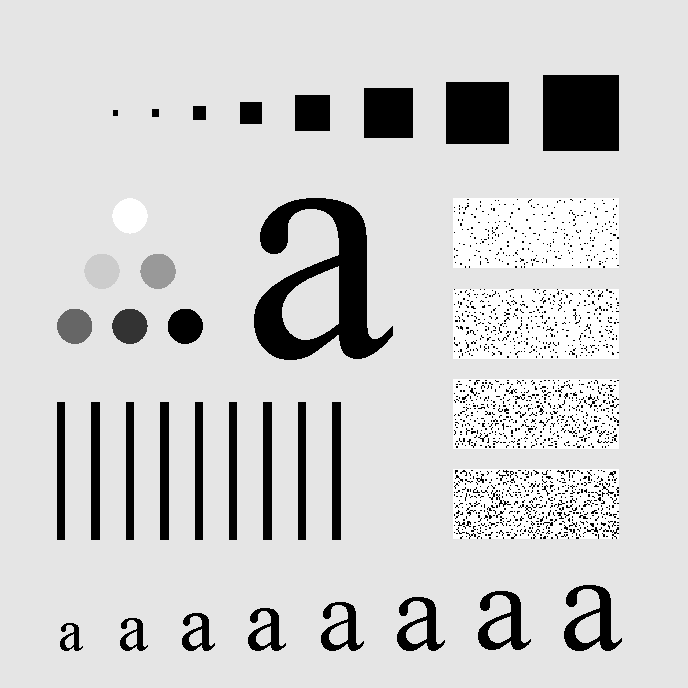
#> input picture photos/Characters Test Pattern 688x688.tif, 688 x 688 px
$ jupyter execute b-ideal-low-pass-filter.ipynb
#> lines starting #> are read from the running program, lines starting #| are printed output that depends on the picture
[cell 1]
import cv2
import numpy as np
import matplotlib.pyplot as plt

[cell 2]
originalImage = cv2.imread("../photos/Characters Test Pattern 688x688.tif", cv2.IMREAD_GRAYSCALE)
#> originalImage is the input picture: shape (688, 688); min 0, max 255, mean 207.3
#originalImage = cv2.resize(originalImage, (512, 512))

[cell 3]
# Generate Gaussian noise
noise = np.random.normal(7, 10, originalImage.shape).astype(np.uint8)
noisyImage = cv2.add(originalImage, noise)
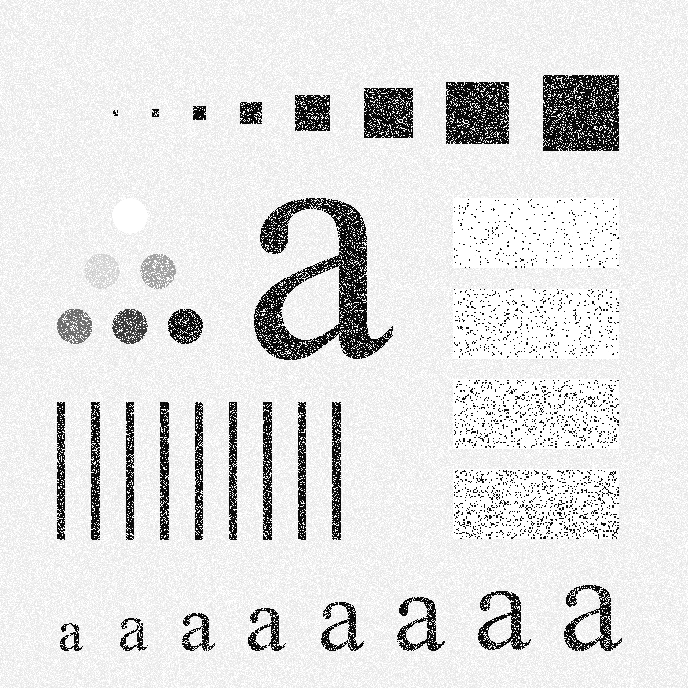
#> noisyImage: shape (688, 688); min 0, max 255, mean 224.5

[cell 4]
# Perform fft on the noisy image
fftImage = np.fft.fftshift(np.fft.fft2(noisyImage))
magnitudeSpectrum = np.log(np.abs(fftImage) + 1)
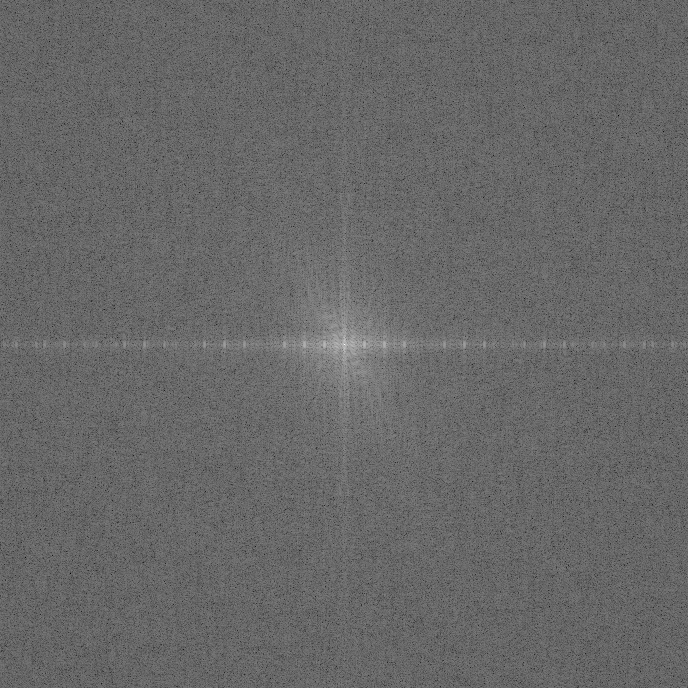
#> magnitudeSpectrum: shape (688, 688) float64; min 4.08, max 18.48, mean 9.96; drawn with min black and max white

[cell 5]
def plotImage(row, col, index, image, title):
    plt.subplot(row, col, index)
    # Display the magnitude or real part of the complex image
    if np.iscomplexobj(image):
        plt.imshow(np.abs(image), cmap='gray')  # Display magnitude
    else:
        plt.imshow(image, cmap='gray')  # Display real part
    plt.title(title)

[cell 6]
plt.figure(figsize=(18, 6))

plotImage(1, 3, 1, originalImage, "Original Image")
plotImage(1, 3, 2, noisyImage, "Noisy Image")
plotImage(1, 3, 3, magnitudeSpectrum, "DFT Magnitude Spectrum")
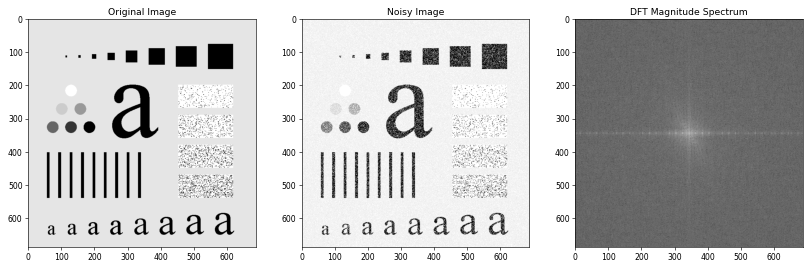
#> figure drawn by matplotlib, 3 panels

[cell 7]
def applyIdealLowPassFilter(image, cutOffFrequency):
    height, width = image.shape
    idealFilter = np.zeros(image.shape, dtype=np.float32)

    for u in range(height):
        for v in range(width):
            D = np.sqrt((u - height/2)**2 + (v - width/2)**2)
            if (D <= cutOffFrequency):
                idealFilter[u, v] = 1

    filteredImage = image * idealFilter
    return filteredImage

[cell 8]
n = 10
row = int(np.ceil(n/3))
plt.figure(figsize=(18, row*6))

for i in range(1, n+1):
    idealFilteredImage = applyIdealLowPassFilter(fftImage, i*10)
    idealFilteredImage = np.fft.ifft2(np.fft.ifftshift(idealFilteredImage)).real
    plt.subplot(row, 3, i)
    plt.imshow(idealFilteredImage, cmap='gray')
    plt.title(f"Ideal Low Pass Filtered Image (r = {i*10})")
#> this loop made 10 passes
#> pass 1, `idealFilteredImage = np.fft.ifft2(np.fft.ifftshift(idealFilteredImage)..`:
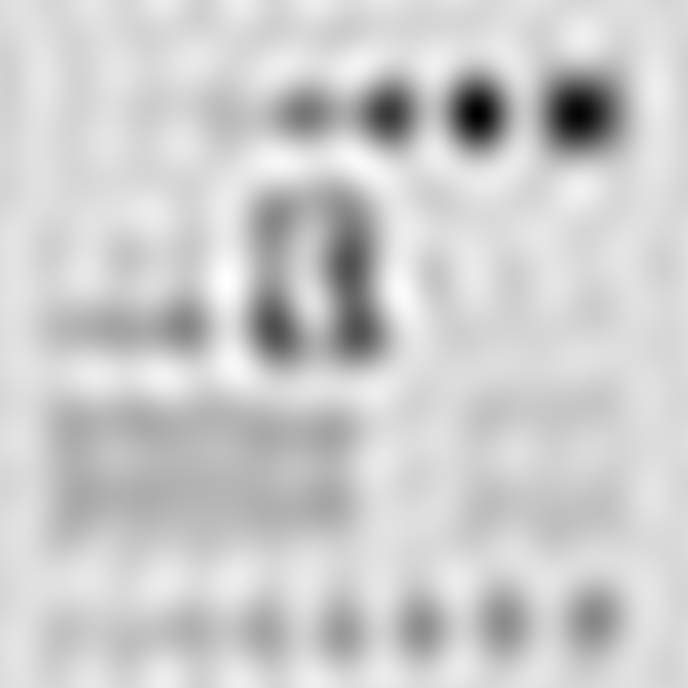
#> idealFilteredImage: shape (688, 688) float64; min -13.54, max 283.4, mean 224.5; drawn with min black and max white
#> pass 2, `idealFilteredImage = np.fft.ifft2(np.fft.ifftshift(idealFilteredImage)..`:
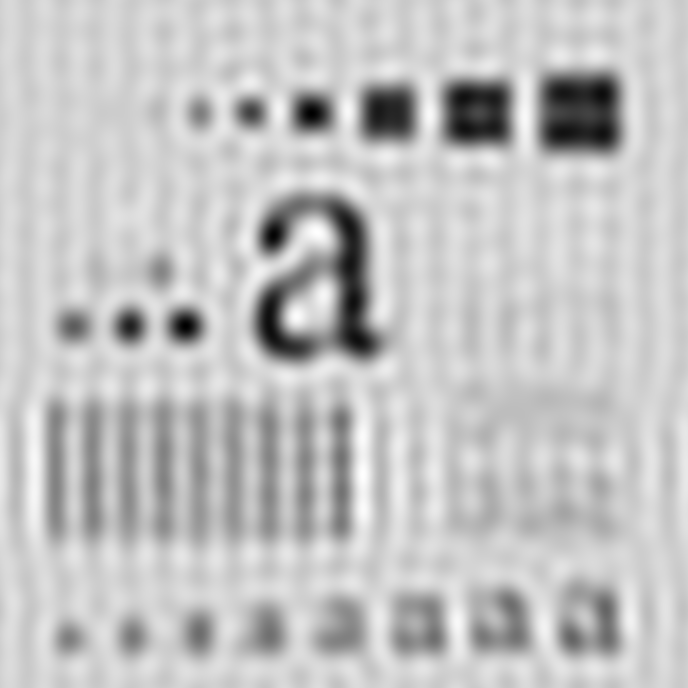
#> idealFilteredImage: shape (688, 688) float64; min 7.45, max 292.2, mean 224.5; drawn with min black and max white
#> pass 3, `idealFilteredImage = np.fft.ifft2(np.fft.ifftshift(idealFilteredImage)..`:
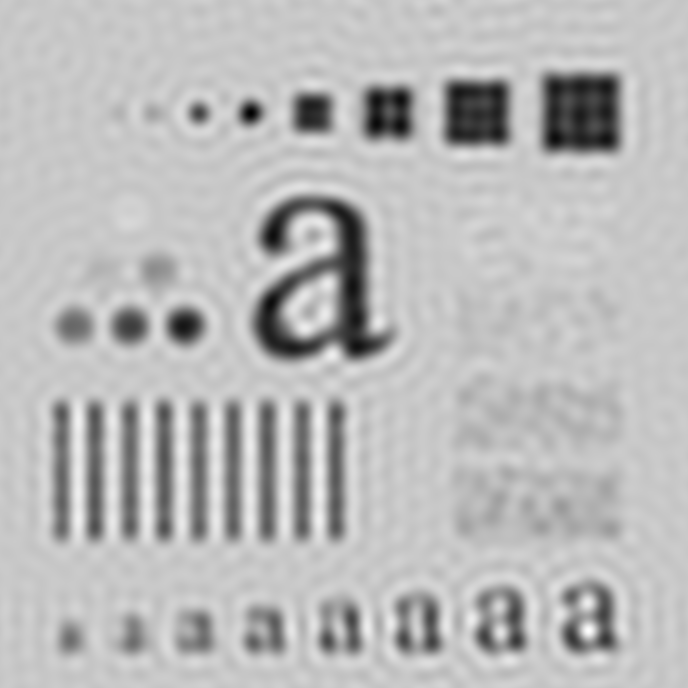
#> idealFilteredImage: shape (688, 688) float64; min -4.56, max 310.3, mean 224.5; drawn with min black and max white
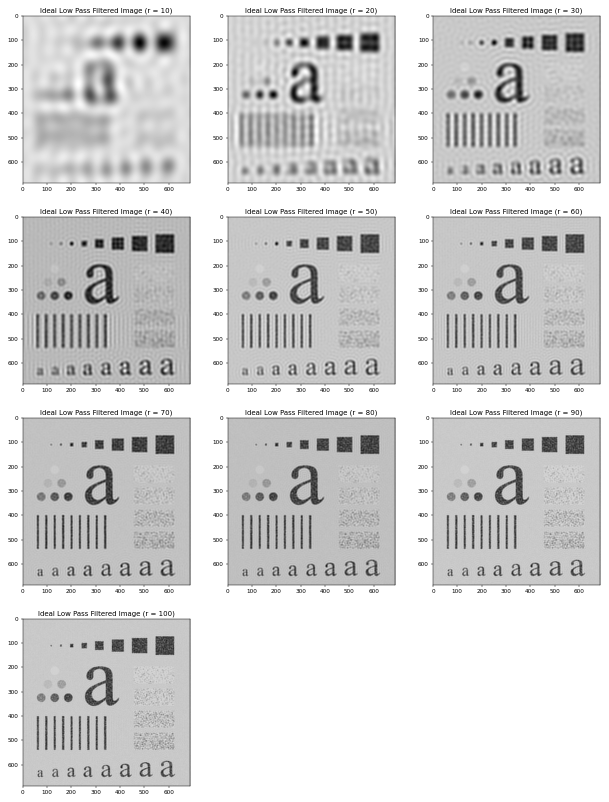
#> figure drawn by matplotlib, 10 panels
